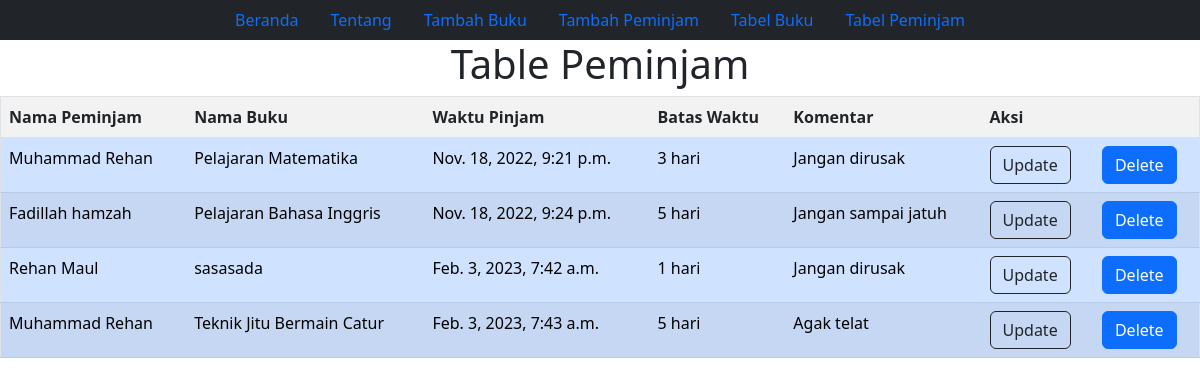
The page /Tpeminjam/ on the database its author committed.
### uts/models.py (models this page shows, shortened)
class Waktu(models.Model):
    nama_peminjam = models.CharField(max_length=30)
    nama_buku = models.CharField(max_length=20)
    waktu_pinjam = models.DateTimeField(auto_now_add=True)
    batas_waktu = models.CharField(max_length=10)
    komen = models.CharField(max_length=50)

### uts/views.py (the view)
# urls.py: path('Tpeminjam/' ,tampilPeminjam),
def tampilPeminjam(request):
    pinjam = Waktu.objects.all()
    konteks = {
        'pinjam': pinjam
    }
    return render(request , 'tampil_waktu.html', konteks)

### templates/tampil_waktu.html
{% extends 'base.html' %}
{% load static %}
{% block tabel %}
<h1 style="text-align: center;">Table Peminjam</h1>
    <table border="1" class="table table-responsive-md table-striped">
        <tr>
            <th>Nama Peminjam</th>
            <th>Nama Buku</th>
            <th>Waktu Pinjam</th>
            <th>Batas Waktu</th>
            <th>Komentar</th>
            <th colspan="2">Aksi</th>
        </tr>
    {% for Waktu in pinjam %}
    <tr class="table-primary">
        <td> {{ Waktu.nama_peminjam }}</td>
        <td> {{ Waktu.nama_buku }}</td>
        <td> {{ Waktu.waktu_pinjam }}</td>
        <td> {{ Waktu.batas_waktu }}</td>
        <td> {{ Waktu.komen }}</td>
        <td><a href="editTbl/{{ Waktu.id }}" class="btn btn-outline-dark">Update</a>
        </td>
        <td>  <a href="delTbl/{{ Waktu.id }}" class="btn btn-primary">Delete</a>
        </td>
      </tr>
    {% endfor %}
    </table>
   {% endblock %}

### rows shown on the page
Waktu: nama_peminjam "Muhammad Rehan", nama_buku "Pelajaran Matematika", waktu_pinjam "Nov. 18, 2022, 9:21 p.m.", batas_waktu "3 hari", komen "Jangan dirusak"
Waktu: nama_peminjam "Fadillah hamzah", nama_buku "Pelajaran Bahasa Inggris", waktu_pinjam "Nov. 18, 2022, 9:24 p.m.", batas_waktu "5 hari", komen "Jangan sampai jatuh"
Waktu: nama_peminjam "Rehan Maul", nama_buku "sasasada", waktu_pinjam "Feb. 3, 2023, 7:42 a.m.", batas_waktu "1 hari", komen "Jangan dirusak"
Waktu: nama_peminjam "Muhammad Rehan", nama_buku "Teknik Jitu Bermain Catur", waktu_pinjam "Feb. 3, 2023, 7:43 a.m.", batas_waktu "5 hari", komen "Agak telat"
